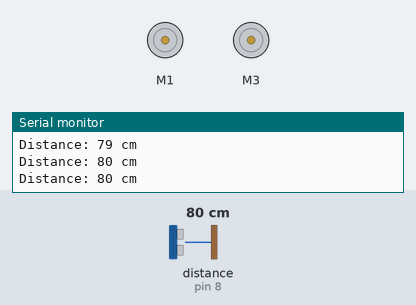
Simulated run of this sketch. Board: Arduino Uno, built with avr-gcc and run on an emulated ATmega328P. On the bench: 2 × DC motor (green arrow = forward, orange = backward, longer = faster), the last lines printed to the serial monitor. Wiring (inferred from the names in the program): ultrasonic range finder: trigger pin 7; echo pin 8. Inputs (shaded band) come from the test bench; at power-on: distance to the obstacle (sensor on pin 8) 80 cm. The echo pulse lasts 58.3 µs per cm.

Above: at 1.3 s.
1.4 s: distance to the obstacle (sensor on pin 8) set to 16 cm
2.9 s: distance to the obstacle (sensor on pin 8) set to 12 cm
At 4.3 s:
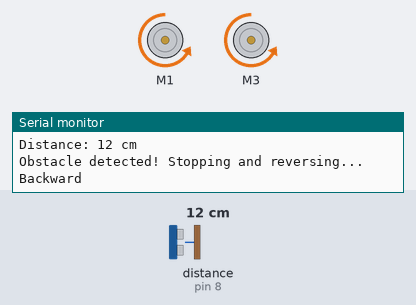
Timing chart, 0 to 11.9 s (numbered marks = the images above; inputs shaded):
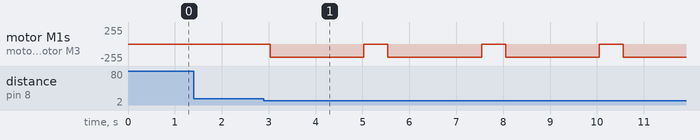

Measured:
- the behaviour switches between 15 and 14 cm on distance to the obstacle (sensor on pin 8) (found by bisection; images 0 and 1)
- after the input at 2.9 s, motor M1, motor M3: alternates backward 200/255 for 2.0 s and stopped for 0.51 s, starting after 0.13 s

The sketch:

combinecode.ino
```cpp
#include <AFMotor.h>
#include <SoftwareSerial.h>

// Define motor ports on the Adafruit Motor Shield
AF_DCMotor motor1(1, MOTOR12_1KHZ);
AF_DCMotor motor3(3, MOTOR34_1KHZ);

// Define Bluetooth module pins (using SoftwareSerial)
SoftwareSerial Bluetooth(2, 3); // RX, TX

// Define speed for the motors
const int SPEED = 200; // Adjust speed as necessary

// Define ultrasonic sensor pins
#define trigPin 7
#define echoPin 8

void setup() {
  Serial.begin(9600);
  Bluetooth.begin(9600);
  Serial.println("Motor, Bluetooth, and Ultrasonic Test");

  pinMode(trigPin, OUTPUT);
  pinMode(echoPin, INPUT);
}

void loop() {
  long distance = getDistance();
  Serial.print("Distance: ");
  Serial.print(distance);
  Serial.println(" cm");

  if (distance > 0 && distance < 15) { // Check for valid distance
    Serial.println("Obstacle detected! Stopping and reversing...");

    back();
    delay(2000);
    Stop();
  } else {
    if (Bluetooth.available() > 0) {
      char command = Bluetooth.read();
      Serial.print("Received: ");
      Serial.println(command);

      switch (command) {
        case 'F':
          forward();
          break;
        case 'B':
          back();
          break;
        case 'L':
          left();
          break;
        case 'R':
          right();
          break;
        case 'T':
          Stop();
          break;
        default:
          Serial.println("Invalid command");
          break;
      }
    }
  }

  delay(500);
}

long getDistance() {
  digitalWrite(trigPin, LOW);
  delayMicroseconds(2);
  digitalWrite(trigPin, HIGH);
  delayMicroseconds(10);
  digitalWrite(trigPin, LOW);

  long duration = pulseIn(echoPin, HIGH);
  if (duration == 0) {
      Serial.println("Warning: No echo received.");
      return -1; // Indicate error
  }
  long distance = duration / 58.2;
  return distance;
}

void forward() {
  Serial.println("Forward");
  motor1.setSpeed(SPEED);
  motor1.run(FORWARD);
  motor3.setSpeed(SPEED);
  motor3.run(FORWARD);
}

void back() {
  Serial.println("Backward");
  motor1.setSpeed(SPEED);
  motor1.run(BACKWARD);
  motor3.setSpeed(SPEED);
  motor3.run(BACKWARD);
}

void left() {
  Serial.println("Left");
  motor1.setSpeed(0);
  motor1.run(RELEASE);
  motor3.setSpeed(SPEED);
  motor3.run(FORWARD);
}

void right() {
  Serial.println("Right");
  motor1.setSpeed(SPEED);
  motor1.run(FORWARD);
  motor3.setSpeed(0);
  motor3.run(RELEASE);
}

void Stop() {
  Serial.println("Stop");
  motor1.setSpeed(0);
  motor1.run(RELEASE);
  motor3.setSpeed(0);
  motor3.run(RELEASE);
}
```
